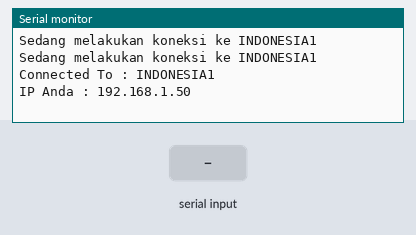
Bench run of a sketch on a simulated ESP32. Shown: the last lines printed to the serial monitor. Inputs (shaded band) come from the test bench. WiFi joins after 1.5 s; servers stay silent unless stated; uploads are accepted with an empty reply.

Above: at 3.2 s.
3.3 s: "1" received over the second serial link
At 5.2 s:
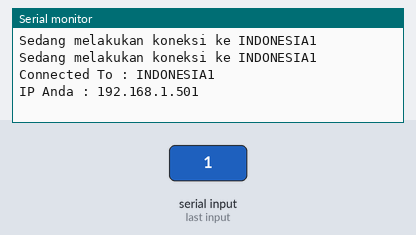
5.5 s: "0" received over the second serial link
At 6.8 s:
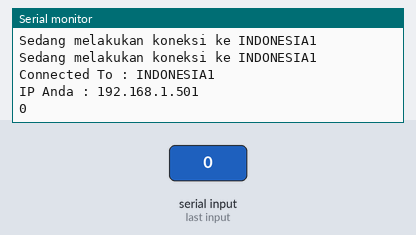
7.0 s: "2" received over the second serial link
At 7.9 s:
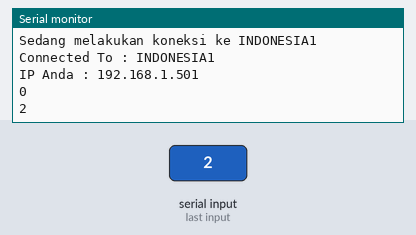

Measured:
- after the input at 3.3 s, the serial monitor: prints a new line after 0.73 s (image 1)
- after the input at 5.5 s, the serial monitor: prints a new line after 0.73 s (image 2)
- after the input at 7.0 s, the serial monitor: prints a new line after 0.43 s (image 3)

The sketch:

esp32internet.ino
```cpp
#include <SoftwareSerial.h>
#include "WiFiConfig.h"
#include "HttpReq.h"
SoftwareSerial uno(26, 25); //RX TX
String data = "";
void serialData();
void setup() {
  Serial.begin(9600);
  uno.begin(9600);
  connectWifi();
}

void loop() {
  serialData();
}
void serialData()
{
  while(uno.available() > 0)
  {
    char c = uno.read();
    data = data + c;
  }
  if(data != "")
  {
    Serial.println(data);
    uno.println(postDataSuhu(data));
  }
  data = "";
  delay(1000);
}
```

HttpReq.h
```cpp
#include <HTTPClient.h>
const char ENDPOINT_SUHU[] = "http://192.168.100.10/project_iot/api/api_suhutubuh.php";

int postDataSuhu(String data)
{
  int responsecode = 0;
  if(isWifiConnected())
  {
    HTTPClient http;
    http.begin(ENDPOINT_SUHU);
    http.addHeader("Content-Type", "application/x-www-form-urlencoded");
    responsecode = http.POST(data);
    http.end();
  } else {

  }
  return responsecode;
}
```

WiFiConfig.h
```cpp
#include "WiFiType.h"
#include <WiFi.h>
const char ssid[] = "INDONESIA1";
const char pass[] = "ridhoarif123";
bool isWifiConnected();
void connectWifi()
{
  WiFi.begin(ssid, pass);
  while(!(isWifiConnected()))
  {
    delay(1000);
    Serial.print("Sedang melakukan koneksi ke ");
    Serial.println(ssid);
  }
  Serial.print("Connected To : ");
  Serial.println(ssid);
  Serial.print("IP Anda : ");
  Serial.print(WiFi.localIP());
}
bool isWifiConnected()
{
  return (WiFi.status() == WL_CONNECTED) ? true : false;
}
```
